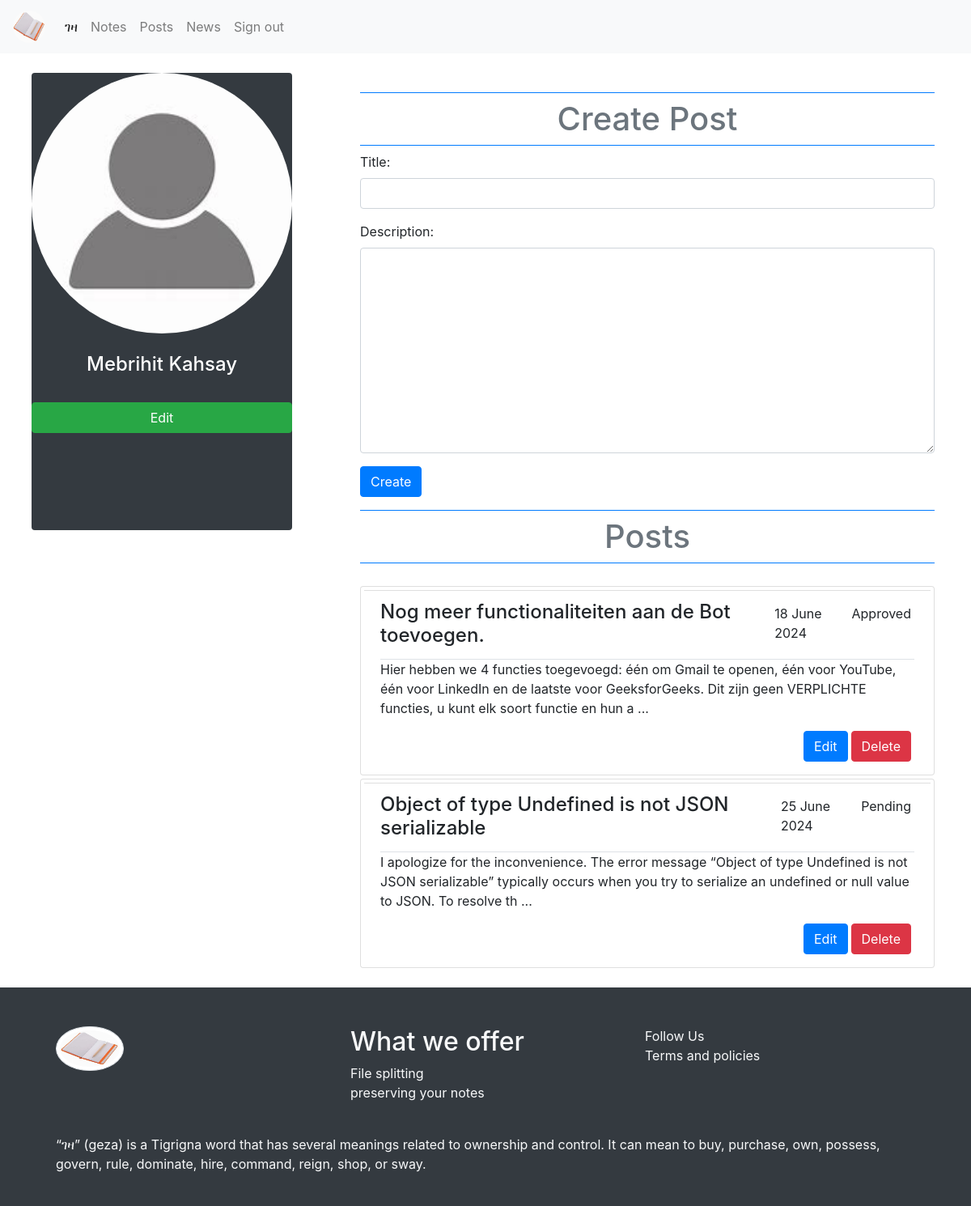
Screenshot of /posts/ (signed in) with the database file from the repository.
### note/models.py (models this page shows)
class User(note_db.Model, UserMixin):
    id = note_db.Column(note_db.Integer, primary_key = True)
    email = note_db.Column(note_db.String(150), unique = True)
    password = note_db.Column(note_db.String(200))
    first_name = note_db.Column(note_db.String(100))
    last_name = note_db.Column(note_db.String(100))
    is_admin = note_db.Column(note_db.Boolean, default = False)
    notes = note_db.relationship('Note')
    posts = note_db.relationship('Posts')
    is_banned = note_db.Column(note_db.Boolean, default = False)

class Posts(note_db.Model):
    post_id = note_db.Column(note_db.Integer, autoincrement=True, primary_key=True)
    title = note_db.Column(note_db.String(100), nullable = False)
    content = note_db.Column(note_db.Text, nullable = False)
    publish_date = note_db.Column(note_db.DateTime(timezone=True), default=func.now())
    status = note_db.Column(note_db.String(50), nullable = False, default="pending")
    author_id = note_db.Column(note_db.Integer, note_db.ForeignKey('user.id'))

### note/posts.py (the view)
@posts.route('/')
@login_required
def get_all_posts():
    mapper = 'posts'
    all_posts = Posts.query.all()
    results = note_db.session.query(
        extract('year', Posts.publish_date).label('year'),
        extract('month', Posts.publish_date).label('month'),
        extract('day', Posts.publish_date).label('day'),
        func.count(Posts.publish_date)).group_by('year', 'month', 'day').all()
    labels = []
    data =[]
    for year, month, day,post_count in results:
        formatted_date = f"{year:04d}-{month:02d}-{day:02d}"
        data.append(post_count)
        labels.append(formatted_date)
    return render_template("dashboard.html",
                           category=mapper,
                           get_all_post= all_posts,
                           is_post_update = is_post_updating,
                           user=current_user,
                           label = labels,
                           chart_data = data,
                           is_expanding = is_collapsed)

### note/templates/dashboard.html (shortened to what this page needs)
<!DOCTYPE html>
<html lang="en">
<head>
    <link rel="stylesheet" href="https://stackpath.bootstrapcdn.com/bootstrap/4.3.1/css/bootstrap.min.css">
</head>
<body>
    {% include "navbar.html" %}
    <div class="container-fluid">
        <div class="row">
            <div class="col-md-4">
                {% include "dashboardManager.html" %}
            </div>
            <div class="col-md-8">
                    {% include "dashboardViewer.html" %}
            </div>
        </div>
    </div>
{%  include "footer.html" %}
</body>
</html>

### note/templates/dashboardManager.html
{% if user.is_admin %}
<div class="d-flex flex-column bg-purple-dark border-right" id="wrapper">
    <div class="d-flex flex-column h-50 m-4 justify-content-start text-body  align-center rounded text-white">
        <img class="rounded-circle h-50 w-50" width="50" height="50" src="{{url_for('static', filename='profile.jpeg')}}" alt=" profile">
        <h3 class="text-center border-top border-default border-bottom text-secondary py-1">{{ user.first_name.upper() + " " + user.last_name.upper()}}</h3>
        <a href="/profile/user/update/{{user.id}}" class="btn btn-success">Edit</a>
    </div>
    <ul class="list-group list-unstyled d-inline text-center border">
        <li class="p-2"><a class="list-group-item hover-shadow list-group-item-action active" href="/profile/profile">Users</a></li>
        <li class="p-2"><a class="list-group-item hover-shadow  list-group-item-action" href="/profile/get-all-notes">Notes</a></li>
        <li class="p-2"><a class="list-group-item hover-shadow  list-group-item-action" href="/category/get-all-categories">Categories</a></li>
        <li class="p-2"><a class="list-group-item hover-shadow  list-group-item-action" href="/posts">Posts</a></li>
    </ul>
</div>
{% else %}
<div class="d-none d-xl-flex flex-column h-50 m-4 justify-content-start  align-center bg-dark rounded text-white">
    <img class="rounded-circle h-20 w-20" src="{{url_for('static', filename='profile.jpeg')}}" alt=" profile">
    <p class="text-center p-4 h4">{{ user.first_name + " " + user.last_name}}</p>
    <a href="/profile/user/update/{{user.id}}" class="btn btn-success">Edit</a>
</div>
{% endif %}

### note/templates/blogs/posts.html (shortened to what this page needs)
<div class="container mt-5">
    {% if not user.is_admin %}
    {%  if is_post_update %}
        <h1 class="py-2 text-center text-secondary border-top border-primary border-bottom">Update Post</h1>
        <form  method="POST" action="/posts/update-{{set_post.post_id **100}}/{{set_post.post_id}}/updating">
            <div class="form-group">
                <label for="title">Title:</label>
                <input type="text" class="form-control" id="title" name="title" value="{{set_post.title}}" required>
            </div>
            <div class="form-group">
                <label for="description">Description:</label>
                <textarea rows="10" type="text" class="form-control" id="content"   name="content" required>{{set_post.content}}</textarea>
            </div>
            <button type="submit" class="btn btn-success">Update post</button>
        </form>
    {% else %}
        <h1 class="py-2 text-center text-secondary border-top border-primary border-bottom">Create Post</h1>
        <form  method="POST" action="/posts/create-post">
            <div class="form-group">
                <label for="title">Title:</label>
                <input type="text" class="form-control" id="title" name="title" required>
            </div>
            <div class="form-group">
                <label for="description">Description:</label>
                <textarea rows="10" class="form-control" id="content"   name="content" required></textarea>
            </div>
            <button type="submit" class="btn btn-primary">Create</button>
        </form>
    {% endif %}
    {% endif %}
    <div class="list-group list-group-flush mt-3">
        <h1 class="py-2 text-center text-secondary border-top border-primary border-bottom">Posts</h1>
        {% if user.is_admin %}
            <div style="height: 50vh; width: 100%;">
                <canvas id="myChart"></canvas>
            </div>
            <ul class="list-group list-group-flush mt-3">
                {% for post in get_all_post %}
                    <article class="card user-select-auto mb-1">
                        <li class="list-group-item card-body p-1">
                            <div class="d-flex flex-row border-bottom border-secondary justify-content-between text-decoration-underline">
                                <h4 class="card-title">{{post.title}}</h4>
                                <p class="bg-default rounded text-grey p-1">{{ post.publish_date.strftime('%d %B %Y') }}</p>
                                <span role="contentinfo" class=" btn text-secondary disabled rounded">{{ post.status.capitalize() }}</span>
                            </div>
                            <p class="card-text py-2">{{ post.content[:300]}} ...</p>
                            <a href="/posts/get-detail-of-post/{{post.post_id}}/see-more" class="btn btn-primary">See more</a>
                        </li>
                    </article>
                {% endfor%}
            </ul>
        {% else %}
            <ul class="list-group list-group-flush mt-3">
                {% for post in user.posts %}
                    <article class="card user-select-auto p-1 mt-1">
                        <li class="list-group-item card-body">
                            <div class="d-flex flex-row justify-content-between border-bottom text-decoration-underline">
                                <h4 class="card-title">{{post.title}}</h4>
                                <p class="bg-default rounded text-grey p-1">{{ post.publish_date.strftime('%d %B %Y') }}</p>
                                <el class="rounded p-1">{{post.status.capitalize()}}</el>
                            </div>
                            <p class="card-text">{{ post.content[:200]}} ... </p>
                            <a href="/posts/get-delete-post/{{post.post_id}}/{{range(1,40000000)| random}}" class=" float-right btn btn-danger mx-1">Delete</a>
                            <a href="/posts/get-post-for-update/{{post.post_id}}/edit" class="float-right btn btn-primary">Edit</a>
                        </li>
                    </article>
                {% endfor%}
            </ul>
        {% endif %}
    </div>
</div>

### rows the page displays
User: first_name+last_name "Mebrihit Kahsay"
Posts: title "Nog meer functionaliteiten aan de Bot toevoegen.", publish_date "18 June 2024", status "Approved", content "Hier hebben we 4 functies toegevoegd: één om Gmail te openen, één voor YouTube, één voor LinkedIn en de laatste voor GeeksforGeeks. Dit zijn geen VERPLICHTE functies, u kunt elk soort functie en hun a"
Posts: title "Object of type Undefined is not JSON serializable", publish_date "25 June 2024", status "Pending", content "I apologize for the inconvenience. The error message “Object of type Undefined is not JSON serializable” typically occurs when you try to serialize an undefined or null value to JSON. To resolve th"
